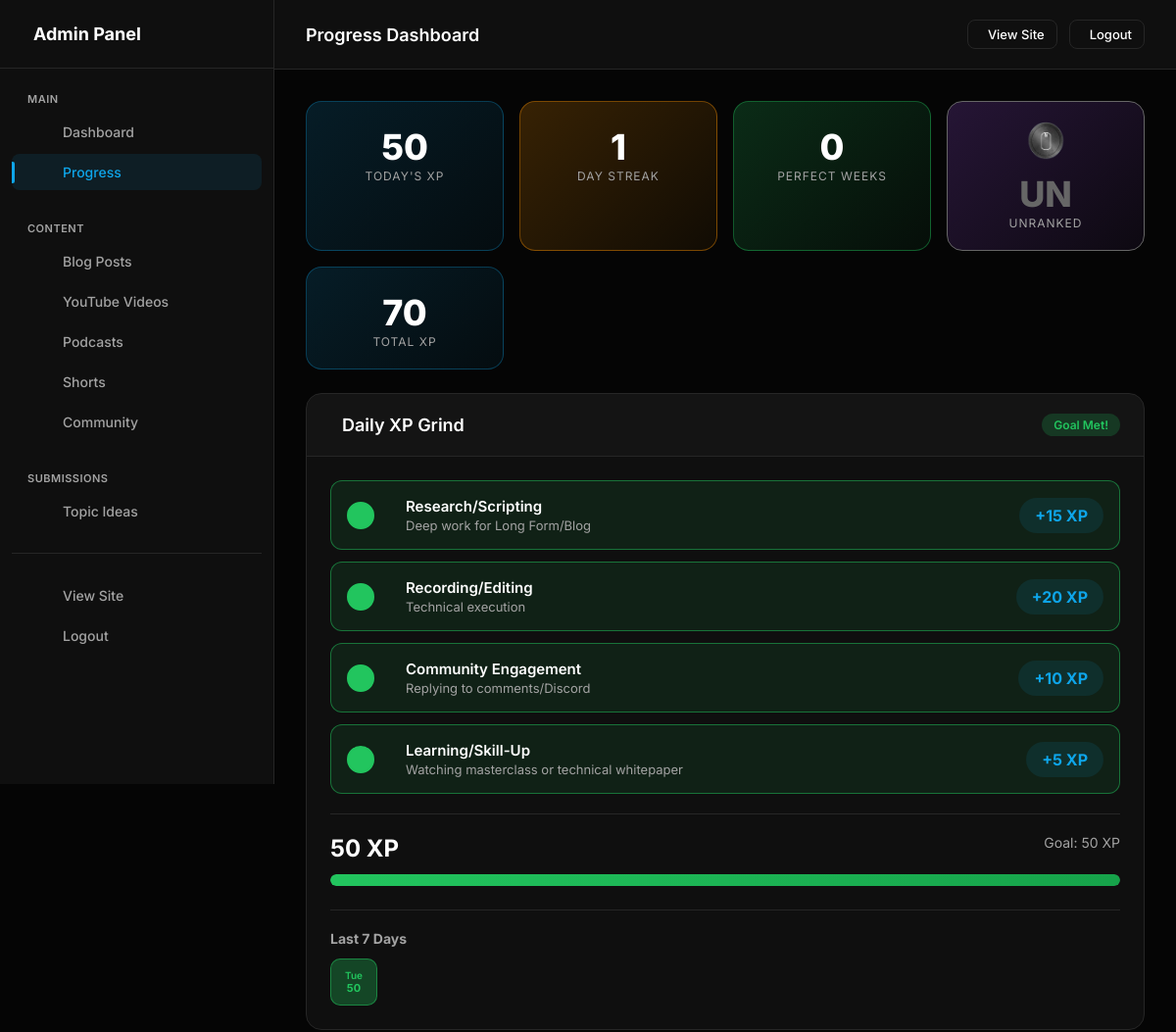
The app's page /admin/progress (signed in, upper part), older data.
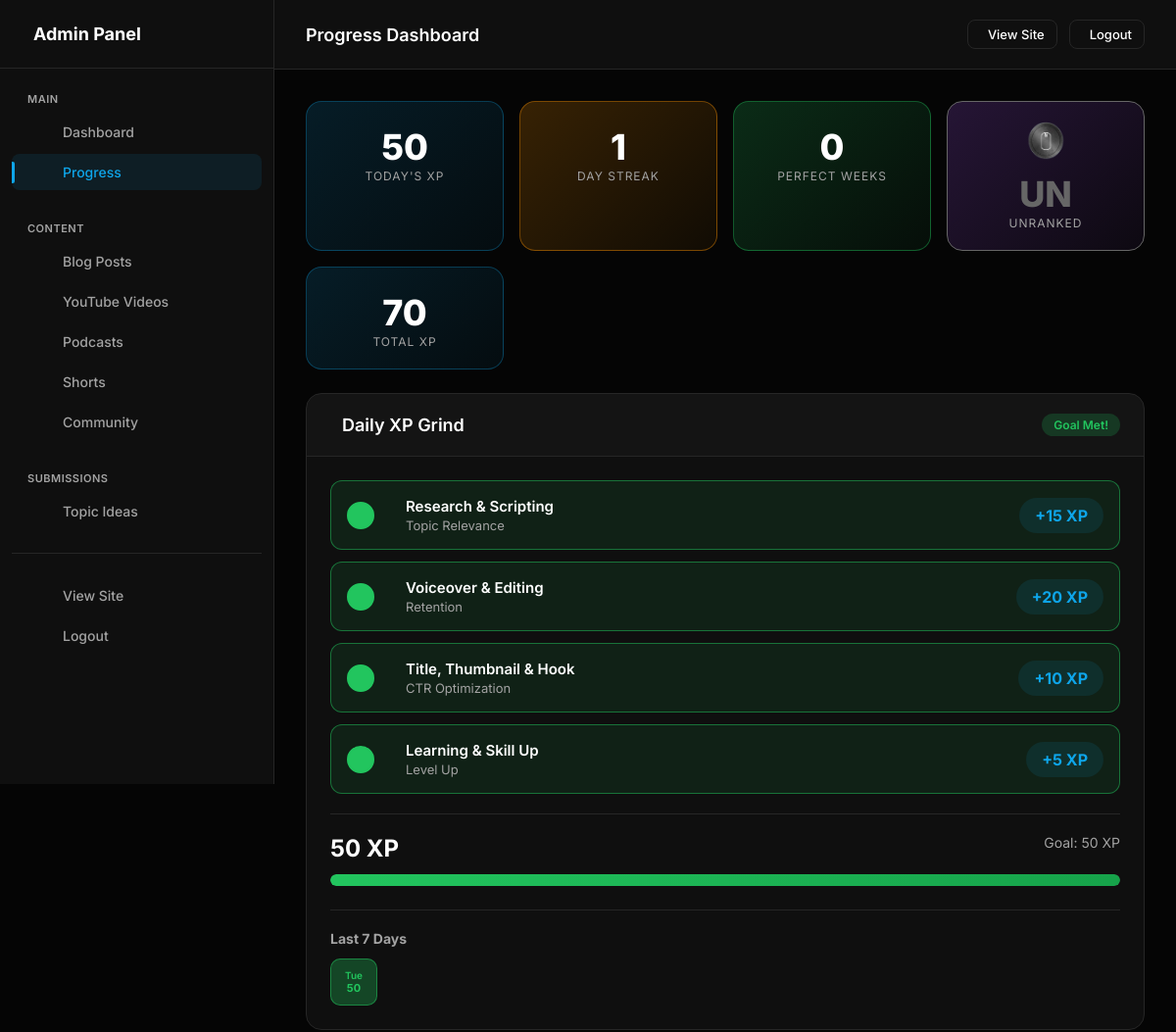
The same page, newer data.
### models.py (models this page shows, shortened)
class DailyXPLog(db.Model):
    __tablename__ = 'daily_xp_logs'
    id = db.Column(db.Integer, primary_key=True)
    date = db.Column(db.Date, nullable=False, index=True, unique=True)
    research_completed = db.Column(db.Boolean, default=False)
    recording_completed = db.Column(db.Boolean, default=False)
    engagement_completed = db.Column(db.Boolean, default=False)
    learning_completed = db.Column(db.Boolean, default=False)
    total_xp = db.Column(db.Integer, default=0)
    goal_met = db.Column(db.Boolean, default=False)
    notes = db.Column(db.Text)
    created_at = db.Column(db.DateTime, default=datetime.utcnow)
    updated_at = db.Column(db.DateTime, default=datetime.utcnow, onupdate=datetime.utcnow)

class SystemSettings(db.Model):
    __tablename__ = 'system_settings'
    id = db.Column(db.Integer, primary_key=True)
    key = db.Column(db.String(100), unique=True, nullable=False, index=True)
    value = db.Column(db.Text, nullable=False)
    description = db.Column(db.String(500))
    created_at = db.Column(db.DateTime, default=datetime.utcnow)
    updated_at = db.Column(db.DateTime, default=datetime.utcnow, onupdate=datetime.utcnow)
    @staticmethod
    def get(key, default=None):
        setting = SystemSettings.query.filter_by(key=key).first()
        return setting.value if setting else default

class Rank(db.Model):
    __tablename__ = 'ranks'
    id = db.Column(db.Integer, primary_key=True)
    level = db.Column(db.Integer, unique=True, nullable=False, index=True)  # 1-9
    code = db.Column(db.String(10), unique=True, nullable=False)
    name = db.Column(db.String(100), nullable=False)
    points_required = db.Column(db.Integer, default=0)
    subscribers_required = db.Column(db.Integer, default=0)
    views_required = db.Column(db.Integer, default=0)
    content_required = db.Column(db.Integer, default=0)
    color = db.Column(db.String(20), default='#666666')
    icon = db.Column(db.String(10), default='⭐')
    is_max_rank = db.Column(db.Boolean, default=False)
    created_at = db.Column(db.DateTime, default=datetime.utcnow)
    updated_at = db.Column(db.DateTime, default=datetime.utcnow, onupdate=datetime.utcnow)
    @staticmethod
    def get_all_ordered():
        return Rank.query.order_by(Rank.level.asc()).all()
    def to_dict(self):
        return {
            'code': self.code,
            'name': self.name,
            'points': self.points_required,
            'subscribers': self.subscribers_required,
            'views': self.views_required,
            'content': self.content_required,
            'color': self.color,
            'icon': self.icon,
            'level': self.level,
            'is_max_rank': self.is_max_rank
        }

class GamificationStats(db.Model):
    __tablename__ = 'gamification_stats'
    id = db.Column(db.Integer, primary_key=True)
    subscriber_count = db.Column(db.Integer, default=0)
    total_channel_views = db.Column(db.Integer, default=0)
    total_points = db.Column(db.Integer, default=0)
    total_content_count = db.Column(db.Integer, default=0)
    total_views = db.Column(db.Integer, default=0)
    current_rank_code = db.Column(db.String(10), default='UNRANKED')
    current_rank_name = db.Column(db.String(50), default='Unranked')
    blog_count = db.Column(db.Integer, default=0)
    shorts_count = db.Column(db.Integer, default=0)
    short_longs_count = db.Column(db.Integer, default=0)  # Videos < 5 min
    podcast_count = db.Column(db.Integer, default=0)
    mid_longs_count = db.Column(db.Integer, default=0)    # Videos 5-15 min
    longs_count = db.Column(db.Integer, default=0)        # Videos > 15 min
    blog_points = db.Column(db.Integer, default=0)
    shorts_points = db.Column(db.Integer, default=0)
    short_longs_points = db.Column(db.Integer, default=0)
    podcast_points = db.Column(db.Integer, default=0)
    mid_longs_points = db.Column(db.Integer, default=0)
    longs_points = db.Column(db.Integer, default=0)
    subscriber_points = db.Column(db.Integer, default=0)  # 1 subscriber = 20 pts
    views_points = db.Column(db.Integer, default=0)       # 1 view = 0.5 pts
    daily_xp_points = db.Column(db.Integer, default=0)    # Accumulated daily XP from tasks
    created_at = db.Column(db.DateTime, default=datetime.utcnow)
    updated_at = db.Column(db.DateTime, default=datetime.utcnow, onupdate=datetime.utcnow)
    last_sync_at = db.Column(db.DateTime)
    def calculate_rank(self):
        current_rank, next_rank = get_rank_for_stats(
            self.total_points,
            self.subscriber_count,
            self.total_views,
            self.total_content_count
        )
        self.current_rank_code = current_rank['code']
        self.current_rank_name = current_rank['name']
        return current_rank, next_rank
    def get_progress_to_next_rank(self):
        current_rank, next_rank = get_rank_for_stats(
            self.total_points,
            self.subscriber_count,
            self.total_views,
            self.total_content_count
        )
        if not next_rank:
            return None  # Max rank achieved
        def safe_progress(current, target):
            if target == 0:
                return 100
            return min(100, int((current / target) * 100))
        return {
            'points': safe_progress(self.total_points, next_rank['points']),
            'subscribers': safe_progress(self.subscriber_count, next_rank['subscribers']),
            'views': safe_progress(self.total_views, next_rank['views']),
            'content': safe_progress(self.total_content_count, next_rank['content']),
            'next_rank': next_rank
        }

class DailyTask(db.Model):
    __tablename__ = 'daily_tasks'
    id = db.Column(db.Integer, primary_key=True)
    task_key = db.Column(db.String(50), unique=True, nullable=False, index=True)
    name = db.Column(db.String(100), nullable=False)
    description = db.Column(db.String(500))
    xp_value = db.Column(db.Integer, default=0)
    icon = db.Column(db.String(10))
    display_order = db.Column(db.Integer, default=0)
    is_active = db.Column(db.Boolean, default=True)
    created_at = db.Column(db.DateTime, default=datetime.utcnow)
    updated_at = db.Column(db.DateTime, default=datetime.utcnow, onupdate=datetime.utcnow)
    @staticmethod
    def get_active_tasks():
        return DailyTask.query.filter_by(is_active=True).order_by(DailyTask.display_order.asc()).all()

### app.py (the view)
    @app.route('/admin/progress')
    @admin_required
    def admin_progress():
        from datetime import date, timedelta
        today_xp = get_or_create_today_xp()
        current_week = get_or_create_current_week()
        current_month = get_or_create_current_month()
        current_year = get_or_create_current_year()
        architect_progress = get_or_create_architect_progress()
        daily_streak = calculate_streak()
        weekly_streak = calculate_weekly_streak()
        architect_progress.daily_streak = daily_streak
        architect_progress.weekly_streak = weekly_streak
        if daily_streak > architect_progress.longest_daily_streak:
            architect_progress.longest_daily_streak = daily_streak
        if weekly_streak > architect_progress.longest_weekly_streak:
            architect_progress.longest_weekly_streak = weekly_streak
        gamification = GamificationStats.query.first()
        subscriber_count = gamification.subscriber_count if gamification else 0
        total_content = gamification.total_content_count if gamification else 0
        architect_progress.calculate_current_rank(subscriber_count, total_content)
        db.session.commit()
        week_ago = date.today() - timedelta(days=7)
        recent_logs = DailyXPLog.query.filter(DailyXPLog.date >= week_ago)\
            .order_by(DailyXPLog.date.desc()).all()
        week_total_xp = sum(log.total_xp for log in recent_logs)
        recent_weeks = WeeklyProgress.query.order_by(WeeklyProgress.week_start.desc()).limit(4).all()
        current_rank, next_rank = gamification.calculate_rank() if gamification else (None, None)
        progress = gamification.get_progress_to_next_rank() if gamification else None
        daily_tasks = DailyTask.get_active_tasks()
        weekly_requirements = WeeklyRequirement.get_active_requirements()
        ranks = [r.to_dict() for r in Rank.get_all_ordered()]
        daily_xp_goal = get_daily_xp_goal()
        points_name = get_points_name()
        perfect_week_bonus = get_perfect_week_bonus()
        return render_template('admin/progress.html',
            today_xp=today_xp,
            current_week=current_week,
            current_month=current_month,
            current_year=current_year,
            architect_progress=architect_progress,
            daily_streak=daily_streak,
            weekly_streak=weekly_streak,
            recent_logs=recent_logs,
            recent_weeks=recent_weeks,
            week_total_xp=week_total_xp,
            daily_tasks=daily_tasks,
            daily_xp_goal=daily_xp_goal,
            weekly_requirements=weekly_requirements,
            gamification=gamification,
            current_rank=current_rank,
            next_rank=next_rank,
            progress=progress,
            ranks=ranks,
            points_name=points_name,
            perfect_week_bonus=perfect_week_bonus
        )

### templates/admin/progress.html (shortened to what this page needs)
{% extends "admin/base.html" %}
{% block page_title %}Progress Dashboard{% endblock %}
{% block content %}
<div class="progress-page">
    <div class="hero-stats">
        <div class="hero-stat">
            <div class="hero-stat-value">{{ today_xp.total_xp }}</div>
            <div class="hero-stat-label">Today's {{ points_name }}</div>
        </div>
        <div class="hero-stat streak">
            <div class="hero-stat-value">{{ daily_streak }}</div>
            <div class="hero-stat-label">Day Streak</div>
        </div>
        <div class="hero-stat perfect">
            <div class="hero-stat-value">{{ weekly_streak }}</div>
            <div class="hero-stat-label">Perfect Weeks</div>
        </div>
        <div class="hero-stat rank" style="--rank-color: {{ current_rank.color if current_rank else '#666' }}; border-color: {{ current_rank.color if current_rank else 'rgba(168, 85, 247, 0.4)' }};">
            <div class="hero-stat-icon">
                <img src="{{ url_for('static', filename='badges/' ~ (current_rank.icon if current_rank else 'PNG/UN.png')) }}" alt="{{ current_rank.code if current_rank else 'UN' }}" style="width: 40px; height: 40px;">
            </div>
            <div class="hero-stat-value" style="color: {{ current_rank.color if current_rank else 'inherit' }};">{{ current_rank.code if current_rank else 'UN' }}</div>
            <div class="hero-stat-label">{{ current_rank.name if current_rank else 'Unranked' }}</div>
        </div>
        <div class="hero-stat">
            <div class="hero-stat-value">{{ "{:,}".format(gamification.total_points) if gamification else 0 }}</div>
            <div class="hero-stat-label">Total {{ points_name }}</div>
        </div>
    </div>
    <div class="section-card">
        <div class="section-header">
            <div class="section-title">
                <span>Daily XP Grind</span>
            </div>
            <span class="section-badge {% if today_xp.goal_met %}goal-met{% else %}in-progress{% endif %}">
                {% if today_xp.goal_met %} Goal Met!{% else %}{{ today_xp.total_xp }}/{{ daily_xp_goal }} XP{% endif %}
            </span>
        </div>
        <div class="section-content">
            <div class="daily-tasks">
                {% for task in daily_tasks %}
                {% set is_completed = (task.task_key == 'research' and today_xp.research_completed) or
                                      (task.task_key == 'recording' and today_xp.recording_completed) or
                                      (task.task_key == 'engagement' and today_xp.engagement_completed) or
                                      (task.task_key == 'learning' and today_xp.learning_completed) %}
                <form method="POST" action="{{ url_for('admin_toggle_daily_task') }}" class="daily-task {% if is_completed %}completed{% endif %}">
                    <button type="submit" class="task-checkbox">
                    </button>
                    <div class="task-info">
                        <div class="task-name">{{ task.name }}</div>
                        <div class="task-desc">{{ task.description }}</div>
                    </div>
                    <span class="task-xp">+{{ task.xp_value }} {{ points_name }}</span>
                </form>
                {% endfor %}
            </div>
            <div class="xp-progress-container">
                <div class="xp-progress-header">
                    <span class="xp-current">{{ today_xp.total_xp }} {{ points_name }}</span>
                    <span class="xp-goal">Goal: {{ daily_xp_goal }} {{ points_name }}</span>
                </div>
                <div class="xp-bar">
                    <div class="xp-bar-fill {% if today_xp.goal_met %}complete{% endif %}"
                         style="width: {{ [100, (today_xp.total_xp / daily_xp_goal * 100)|int]|min }}%;"></div>
                </div>
            </div>
            <div style="margin-top: 24px; padding-top: 20px; border-top: 1px solid var(--border);">
                <h4 style="font-size: 14px; color: var(--text-muted); margin-bottom: 12px;">Last 7 Days</h4>
                <div class="recent-logs">
                    {% for log in recent_logs %}
                    <div class="log-day {% if log.goal_met %}goal-met{% elif log.total_xp > 0 %}partial{% else %}missed{% endif %}"
                         title="{{ log.date.strftime('%b %d') }} - {{ log.total_xp }} XP">
                        <span class="log-day-name">{{ log.date.strftime('%a') }}</span>
                        <span class="log-day-xp">{{ log.total_xp }}</span>
                    </div>
                    {% endfor %}
                </div>
            </div>
        </div>
    </div>
</div>
{% endblock %}

Row changes from the older to the newer data that the page shows:
changed DailyTask: name "Research/Scripting" → "Research & Scripting"; description "Deep work for Long Form/Blog" → "Topic Relevance"
changed DailyTask: name "Recording/Editing" → "Voiceover & Editing"; description "Technical execution" → "Retention"
changed DailyTask: name "Community Engagement" → "Title, Thumbnail & Hook"; description "Replying to comments/Discord" → "CTR Optimization"
changed DailyTask: name "Learning/Skill-Up" → "Learning & Skill Up"; description "Watching masterclass or technical whitepaper" → "Level Up"
